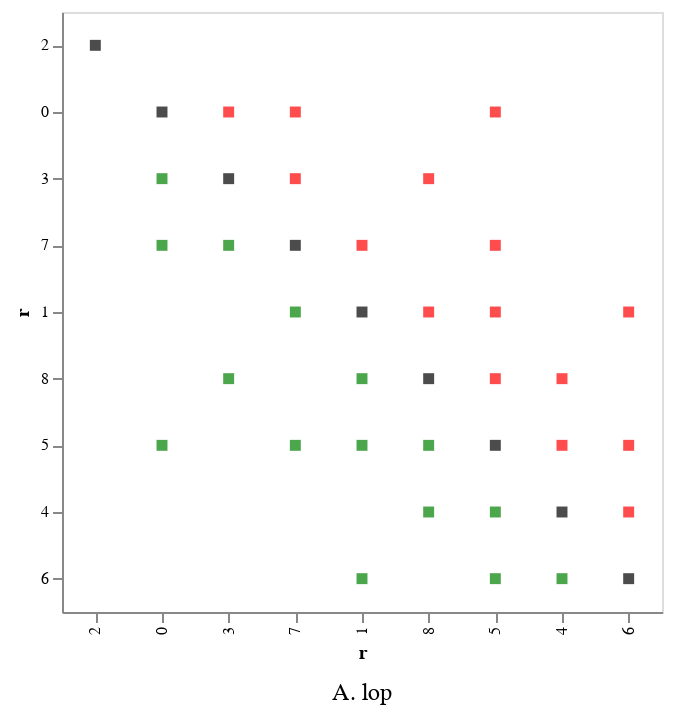

The cell this chart's notebook holds for it:
### Code cell
label = "A"
xstars = {}
indices = {}
details_cont = {}
details_cont['lop'] = details
for method in details_cont.keys():
    details = details_cont[method]
    xstar = pd.DataFrame(details['x'],index=D1999.index,columns=D1999.columns)
    xstars["%s. %s"%(label,method)] = xstar
    indices["%s. %s"%(label,method)] = details['indices']
    label = chr(ord(label)+1)
g,score_df,ordered_xstars = pyrankability.plot.show_score_xstar2(xstars,
                                                                 group_label="Group",width=300,height=300,
                                                                 columns=2,resolve_scale=True)
g

### Figure 1 — Vega-Lite specification as saved in the notebook (floating-point values rounded to 4 significant figures)
{"config": {"view": {"continuousWidth": 400, "continuousHeight": 300}, "axis": {"labelFontSize": 10, "titleFontSize": 10}}, "data": {"name": "data-903abf212d3242517ed80d9fa290e53b"}, "facet": {"type": "nominal", "field": "Group", "header": {"labelFontSize": 12, "labelOrient": "bottom"}, "title": null}, "spec": {"mark": "square", "encoding": {"color": {"type": "nominal", "field": "c", "scale": null}, "x": {"type": "nominal", "axis": {"labelFontSize": 8, "labelOverlap": false}, "field": "i", "sort": {"field": "ri", "order": "ascending"}, "title": "r"}, "y": {"type": "nominal", "axis": {"labelFontSize": 8, "labelOverlap": false}, "field": "j", "sort": {"field": "rj", "order": "ascending"}, "title": "r"}}, "height": 300, "width": 300}, "columns": 2, "resolve": {"scale": {"x": "independent", "y": "independent"}}, "$schema": "https://vega.github.io/schema/vega-lite/v4.8.1.json", "datasets": {"data-903abf212d3242517ed80d9fa290e53b": [{"i": 0, "j": 0, "x": 0.0, "Group": "A. lop", "ri": 2.275, "rj": 2.275, "c": "black"}, {"i": 0, "j": 1, "x": 1.0, "Group": "A. lop", "ri": 2.275, "rj": 5.06, "c": "white"}, {"i": 0, "j": 2, "x": 0.0, "Group": "A. lop", "ri": 2.275, "rj": 7.172e-11, "c": "white"}, {"i": 0, "j": 3, "x": 0.3571, "Group": "A. lop", "ri": 2.275, "rj": 2.33, "c": "green"}, {"i": 0, "j": 4, "x": 1.0, "Group": "A. lop", "ri": 2.275, "rj": 6.444, "c": "white"}, {"i": 0, "j": 5, "x": 0.6269, "Group": "A. lop", "ri": 2.275, "rj": 5.306, "c": "green"}, {"i": 0, "j": 6, "x": 1.0, "Group": "A. lop", "ri": 2.275, "rj": 6.659, "c": "white"}, {"i": 0, "j": 7, "x": 0.7412, "Group": "A. lop", "ri": 2.275, "rj": 2.624, "c": "green"}, {"i": 0, "j": 8, "x": 1.0, "Group": "A. lop", "ri": 2.275, "rj": 5.302, "c": "white"}, {"i": 1, "j": 0, "x": 0.0, "Group": "A. lop", "ri": 5.06, "rj": 2.275, "c": "white"}, {"i": 1, "j": 1, "x": 0.0, "Group": "A. lop", "ri": 5.06, "rj": 5.06, "c": "black"}, {"i": 1, "j": 2, "x": 0.0, "Group": "A. lop", "ri": 5.06, "rj": 7.172e-11, "c": "white"}, {"i": 1, "j": 3, "x": 0.0, "Group": "A. lop", "ri": 5.06, "rj": 2.33, "c": "white"}, {"i": 1, "j": 4, "x": 1.0, "Group": "A. lop", "ri": 5.06, "rj": 6.444, "c": "white"}, {"i": 1, "j": 5, "x": 0.2698, "Group": "A. lop", "ri": 5.06, "rj": 5.306, "c": "green"}, {"i": 1, "j": 6, "x": 0.6429, "Group": "A. lop", "ri": 5.06, "rj": 6.659, "c": "green"}, {"i": 1, "j": 7, "x": 0.3841, "Group": "A. lop", "ri": 5.06, "rj": 2.624, "c": "red"}, {"i": 1, "j": 8, "x": 0.6429, "Group": "A. lop", "ri": 5.06, "rj": 5.302, "c": "green"}, {"i": 2, "j": 0, "x": 1.0, "Group": "A. lop", "ri": 7.172e-11, "rj": 2.275, "c": "white"}, {"i": 2, "j": 1, "x": 1.0, "Group": "A. lop", "ri": 7.172e-11, "rj": 5.06, "c": "white"}, {"i": 2, "j": 2, "x": 0.0, "Group": "A. lop", "ri": 7.172e-11, "rj": 7.172e-11, "c": "black"}, {"i": 2, "j": 3, "x": 1.0, "Group": "A. lop", "ri": 7.172e-11, "rj": 2.33, "c": "white"}, {"i": 2, "j": 4, "x": 1.0, "Group": "A. lop", "ri": 7.172e-11, "rj": 6.444, "c": "white"}, {"i": 2, "j": 5, "x": 1.0, "Group": "A. lop", "ri": 7.172e-11, "rj": 5.306, "c": "white"}, {"i": 2, "j": 6, "x": 1.0, "Group": "A. lop", "ri": 7.172e-11, "rj": 6.659, "c": "white"}, {"i": 2, "j": 7, "x": 1.0, "Group": "A. lop", "ri": 7.172e-11, "rj": 2.624, "c": "white"}, {"i": 2, "j": 8, "x": 1.0, "Group": "A. lop", "ri": 7.172e-11, "rj": 5.302, "c": "white"}, {"i": 3, "j": 0, "x": 0.6429, "Group": "A. lop", "ri": 2.33, "rj": 2.275, "c": "red"}, {"i": 3, "j": 1, "x": 1.0, "Group": "A. lop", "ri": 2.33, "rj": 5.06, "c": "white"}, {"i": 3, "j": 2, "x": 0.0, "Group": "A. lop", "ri": 2.33, "rj": 7.172e-11, "c": "white"}, {"i": 3, "j": 3, "x": 0.0, "Group": "A. lop", "ri": 2.33, "rj": 2.33, "c": "black"}, {"i": 3, "j": 4, "x": 1.0, "Group": "A. lop", "ri": 2.33, "rj": 6.444, "c": "white"}, {"i": 3, "j": 5, "x": 1.0, "Group": "A. lop", "ri": 2.33, "rj": 5.306, "c": "white"}, {"i": 3, "j": 6, "x": 1.0, "Group": "A. lop", "ri": 2.33, "rj": 6.659, "c": "white"}, {"i": 3, "j": 7, "x": 0.3841, "Group": "A. lop", "ri": 2.33, "rj": 2.624, "c": "green"}, {"i": 3, "j": 8, "x": 0.6429, "Group": "A. lop", "ri": 2.33, "rj": 5.302, "c": "green"}, {"i": 4, "j": 0, "x": 0.0, "Group": "A. lop", "ri": 6.444, "rj": 2.275, "c": "white"}, {"i": 4, "j": 1, "x": 0.0, "Group": "A. lop", "ri": 6.444, "rj": 5.06, "c": "white"}, {"i": 4, "j": 2, "x": 0.0, "Group": "A. lop", "ri": 6.444, "rj": 7.172e-11, "c": "white"}, {"i": 4, "j": 3, "x": 0.0, "Group": "A. lop", "ri": 6.444, "rj": 2.33, "c": "white"}, {"i": 4, "j": 4, "x": 0.0, "Group": "A. lop", "ri": 6.444, "rj": 6.444, "c": "black"}, {"i": 4, "j": 5, "x": 0.2698, "Group": "A. lop", "ri": 6.444, "rj": 5.306, "c": "red"}, {"i": 4, "j": 6, "x": 0.6429, "Group": "A. lop", "ri": 6.444, "rj": 6.659, "c": "green"}, {"i": 4, "j": 7, "x": 0.0, "Group": "A. lop", "ri": 6.444, "rj": 2.624, "c": "white"}, {"i": 4, "j": 8, "x": 0.6429, "Group": "A. lop", "ri": 6.444, "rj": 5.302, "c": "red"}, {"i": 5, "j": 0, "x": 0.3731, "Group": "A. lop", "ri": 5.306, "rj": 2.275, "c": "red"}, {"i": 5, "j": 1, "x": 0.7302, "Group": "A. lop", "ri": 5.306, "rj": 5.06, "c": "red"}, {"i": 5, "j": 2, "x": 0.0, "Group": "A. lop", "ri": 5.306, "rj": 7.172e-11, "c": "white"}, {"i": 5, "j": 3, "x": 0.0, "Group": "A. lop", "ri": 5.306, "rj": 2.33, "c": "white"}, {"i": 5, "j": 4, "x": 0.7302, "Group": "A. lop", "ri": 5.306, "rj": 6.444, "c": "green"}, {"i": 5, "j": 5, "x": 0.0, "Group": "A. lop", "ri": 5.306, "rj": 5.306, "c": "black"}, {"i": 5, "j": 6, "x": 0.3731, "Group": "A. lop", "ri": 5.306, "rj": 6.659, "c": "green"}, {"i": 5, "j": 7, "x": 0.1142, "Group": "A. lop", "ri": 5.306, "rj": 2.624, "c": "red"}, {"i": 5, "j": 8, "x": 0.3731, "Group": "A. lop", "ri": 5.306, "rj": 5.302, "c": "red"}, {"i": 6, "j": 0, "x": 0.0, "Group": "A. lop", "ri": 6.659, "rj": 2.275, "c": "white"}, {"i": 6, "j": 1, "x": 0.3571, "Group": "A. lop", "ri": 6.659, "rj": 5.06, "c": "red"}, {"i": 6, "j": 2, "x": 0.0, "Group": "A. lop", "ri": 6.659, "rj": 7.172e-11, "c": "white"}, {"i": 6, "j": 3, "x": 0.0, "Group": "A. lop", "ri": 6.659, "rj": 2.33, "c": "white"}, {"i": 6, "j": 4, "x": 0.3571, "Group": "A. lop", "ri": 6.659, "rj": 6.444, "c": "red"}, {"i": 6, "j": 5, "x": 0.6269, "Group": "A. lop", "ri": 6.659, "rj": 5.306, "c": "red"}, {"i": 6, "j": 6, "x": 0.0, "Group": "A. lop", "ri": 6.659, "rj": 6.659, "c": "black"}, {"i": 6, "j": 7, "x": 0.0, "Group": "A. lop", "ri": 6.659, "rj": 2.624, "c": "white"}, {"i": 6, "j": 8, "x": 0.0, "Group": "A. lop", "ri": 6.659, "rj": 5.302, "c": "white"}, {"i": 7, "j": 0, "x": 0.2588, "Group": "A. lop", "ri": 2.624, "rj": 2.275, "c": "red"}, {"i": 7, "j": 1, "x": 0.6159, "Group": "A. lop", "ri": 2.624, "rj": 5.06, "c": "green"}, {"i": 7, "j": 2, "x": 0.0, "Group": "A. lop", "ri": 2.624, "rj": 7.172e-11, "c": "white"}, {"i": 7, "j": 3, "x": 0.6159, "Group": "A. lop", "ri": 2.624, "rj": 2.33, "c": "red"}, {"i": 7, "j": 4, "x": 1.0, "Group": "A. lop", "ri": 2.624, "rj": 6.444, "c": "white"}, {"i": 7, "j": 5, "x": 0.8858, "Group": "A. lop", "ri": 2.624, "rj": 5.306, "c": "green"}, {"i": 7, "j": 6, "x": 1.0, "Group": "A. lop", "ri": 2.624, "rj": 6.659, "c": "white"}, {"i": 7, "j": 7, "x": 0.0, "Group": "A. lop", "ri": 2.624, "rj": 2.624, "c": "black"}, {"i": 7, "j": 8, "x": 1.0, "Group": "A. lop", "ri": 2.624, "rj": 5.302, "c": "white"}, {"i": 8, "j": 0, "x": 0.0, "Group": "A. lop", "ri": 5.302, "rj": 2.275, "c": "white"}, {"i": 8, "j": 1, "x": 0.3571, "Group": "A. lop", "ri": 5.302, "rj": 5.06, "c": "red"}, {"i": 8, "j": 2, "x": 0.0, "Group": "A. lop", "ri": 5.302, "rj": 7.172e-11, "c": "white"}, {"i": 8, "j": 3, "x": 0.3571, "Group": "A. lop", "ri": 5.302, "rj": 2.33, "c": "red"}, {"i": 8, "j": 4, "x": 0.3571, "Group": "A. lop", "ri": 5.302, "rj": 6.444, "c": "green"}, {"i": 8, "j": 5, "x": 0.6269, "Group": "A. lop", "ri": 5.302, "rj": 5.306, "c": "green"}, {"i": 8, "j": 6, "x": 1.0, "Group": "A. lop", "ri": 5.302, "rj": 6.659, "c": "white"}, {"i": 8, "j": 7, "x": 0.0, "Group": "A. lop", "ri": 5.302, "rj": 2.624, "c": "white"}, {"i": 8, "j": 8, "x": 0.0, "Group": "A. lop", "ri": 5.302, "rj": 5.302, "c": "black"}]}}
